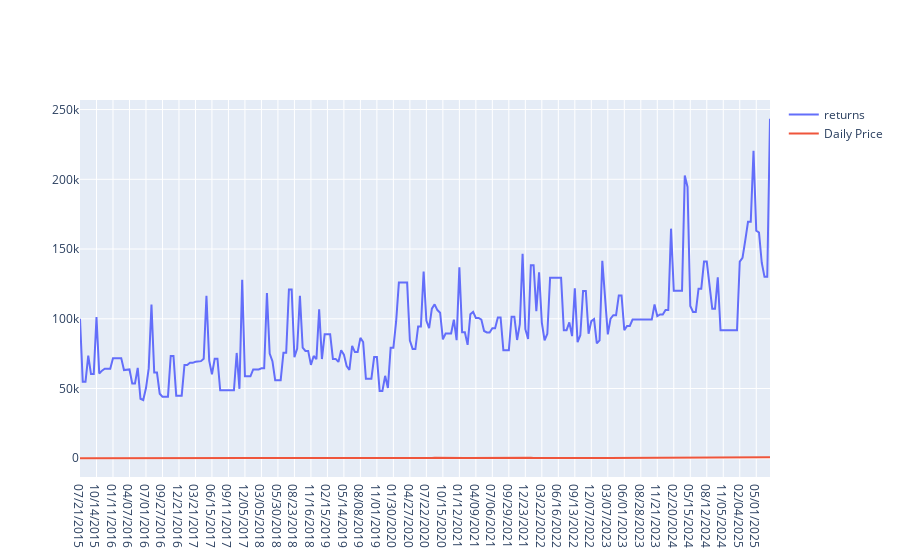

Notebook code cell kept with this figure:
### Code cell
myStrat = Signal(df,5,2)
tot,stats = myStrat.backtest()
g = go.Figure(data=[go.Scatter(x=df["Date"][::10],y=stats["Daily total"][::10],mode="lines",name="returns"),
                    go.Scatter(x=df["Date"][::10],y=df["Close/Last"][::10],mode="lines",name="Daily Price")])
g.show()

### Figure 1 — Plotly figure (JSON) as saved in the notebook; plotly's stock layout.template omitted (floating-point values rounded to 4 significant figures; data arrays with more than 128 entries replaced by an {"elided": "..."} marker saying what was removed)
{"data": [{"mode": "lines", "name": "returns", "type": "scatter", "x": {"elided": "252 str values"}, "y": {"elided": "252 float values"}}, {"mode": "lines", "name": "Daily Price", "type": "scatter", "x": {"elided": "252 str values"}, "y": {"elided": "252 float values"}}], "layout": {}}
